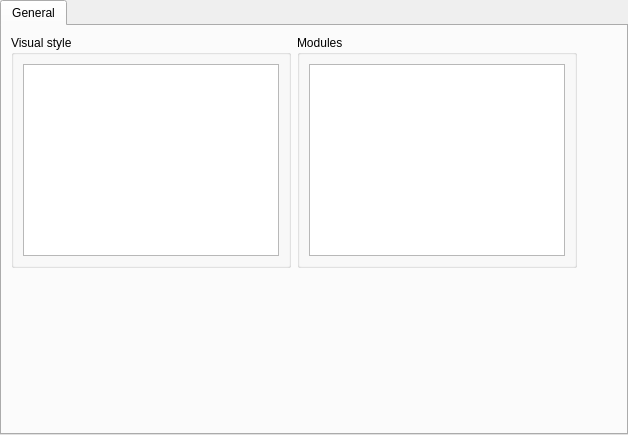
<?xml version="1.0" encoding="UTF-8"?>
<ui version="4.0">
 <class>WdgOptions</class>
 <widget class="QWidget" name="WdgOptions">
  <property name="geometry">
   <rect>
    <x>0</x>
    <y>0</y>
    <width>628</width>
    <height>435</height>
   </rect>
  </property>
  <property name="windowTitle">
   <string>Form</string>
  </property>
  <layout class="QGridLayout" name="gridLayout">
   <property name="leftMargin">
    <number>0</number>
   </property>
   <property name="topMargin">
    <number>0</number>
   </property>
   <property name="rightMargin">
    <number>0</number>
   </property>
   <property name="bottomMargin">
    <number>0</number>
   </property>
   <item row="0" column="0">
    <widget class="QTabWidget" name="tabWidget">
     <property name="sizePolicy">
      <sizepolicy hsizetype="Expanding" vsizetype="Expanding">
       <horstretch>0</horstretch>
       <verstretch>0</verstretch>
      </sizepolicy>
     </property>
     <property name="currentIndex">
      <number>0</number>
     </property>
     <widget class="QWidget" name="tab_5">
      <attribute name="title">
       <string>General</string>
      </attribute>
      <layout class="QGridLayout" name="gridLayout_4">
       <item row="0" column="0">
        <widget class="QGroupBox" name="groupBox">
         <property name="title">
          <string>Visual style</string>
         </property>
         <layout class="QGridLayout" name="gridLayout_3">
          <item row="0" column="0">
           <widget class="QListWidget" name="lstStyles">
            <property name="sizePolicy">
             <sizepolicy hsizetype="Expanding" vsizetype="Expanding">
              <horstretch>0</horstretch>
              <verstretch>0</verstretch>
             </sizepolicy>
            </property>
           </widget>
          </item>
         </layout>
        </widget>
       </item>
       <item row="1" column="0">
        <spacer name="verticalSpacer_2">
         <property name="orientation">
          <enum>Qt::Vertical</enum>
         </property>
         <property name="sizeHint" stdset="0">
          <size>
           <width>20</width>
           <height>40</height>
          </size>
         </property>
        </spacer>
       </item>
       <item row="0" column="2">
        <spacer name="horizontalSpacer_2">
         <property name="orientation">
          <enum>Qt::Horizontal</enum>
         </property>
         <property name="sizeHint" stdset="0">
          <size>
           <width>40</width>
           <height>20</height>
          </size>
         </property>
        </spacer>
       </item>
       <item row="0" column="1">
        <widget class="QGroupBox" name="groupBox_2">
         <property name="title">
          <string>Modules</string>
         </property>
         <layout class="QGridLayout" name="gridLayout_2">
          <item row="0" column="0">
           <widget class="QListWidget" name="lstModules"/>
          </item>
         </layout>
        </widget>
       </item>
      </layout>
     </widget>
    </widget>
   </item>
  </layout>
 </widget>
 <resources/>
 <connections>
  <connection>
   <sender>lstModules</sender>
   <signal>itemChanged(QListWidgetItem*)</signal>
   <receiver>WdgOptions</receiver>
   <slot>deactivate(QListWidgetItem*)</slot>
   <hints>
    <hint type="sourcelabel">
     <x>430</x>
     <y>149</y>
    </hint>
    <hint type="destinationlabel">
     <x>313</x>
     <y>217</y>
    </hint>
   </hints>
  </connection>
 </connections>
 <slots>
  <slot>deactivate(QListWidgetItem*)</slot>
 </slots>
</ui>
